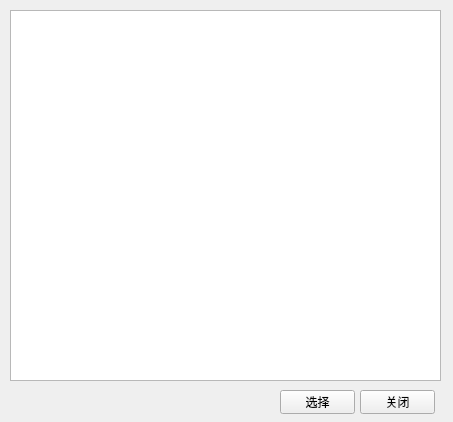
<?xml version="1.0" encoding="UTF-8"?>
<ui version="4.0">
 <class>Form</class>
 <widget class="QWidget" name="Form">
  <property name="geometry">
   <rect>
    <x>0</x>
    <y>0</y>
    <width>453</width>
    <height>422</height>
   </rect>
  </property>
  <property name="windowTitle">
   <string>从以下行情数据中选择</string>
  </property>
  <widget class="QListView" name="lv_profit_list">
   <property name="geometry">
    <rect>
     <x>10</x>
     <y>10</y>
     <width>431</width>
     <height>371</height>
    </rect>
   </property>
  </widget>
  <widget class="QPushButton" name="btn_choose">
   <property name="geometry">
    <rect>
     <x>280</x>
     <y>390</y>
     <width>75</width>
     <height>24</height>
    </rect>
   </property>
   <property name="text">
    <string>选择</string>
   </property>
  </widget>
  <widget class="QPushButton" name="btn_close">
   <property name="geometry">
    <rect>
     <x>360</x>
     <y>390</y>
     <width>75</width>
     <height>24</height>
    </rect>
   </property>
   <property name="text">
    <string>关闭</string>
   </property>
  </widget>
 </widget>
 <resources/>
 <connections/>
</ui>
